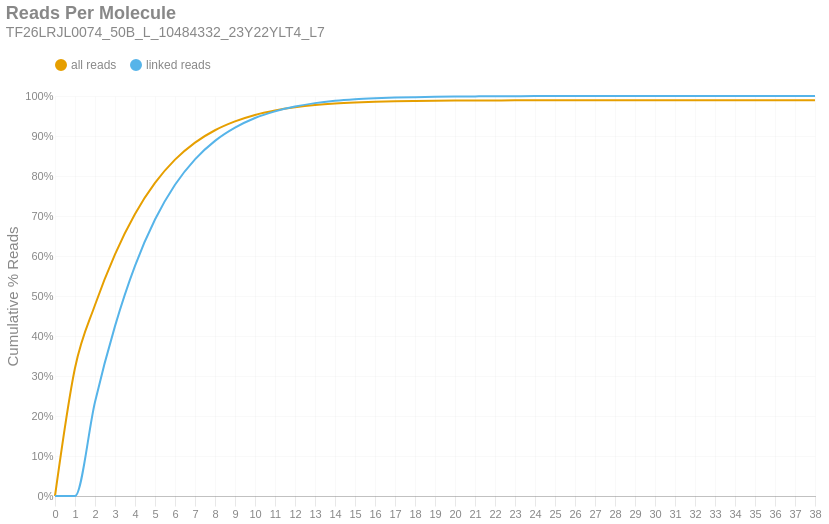

The cell this chart's notebook holds for it:
### Markdown cell above
### Reads per Molecule
This chart shows the cumulative distribution of the number of reads per linked molecule. That is, how many alignments are associated with a unique molecule. This excludes the number of reads associated with invalid or absent linked-read barcodes. The `linked` histogram is the percentages recalculated when disregarding singletons.

### Code cell
if SKIPLR:
    print_html(f"Skipped")
else:
    counts = np.bincount(valids['reads'].cast(pl.Int64).to_numpy())
    weighted = counts * np.arange(len(counts))
    all_perc = weighted / n_reads
    linked_perc = weighted / n_linked_reads
    linked_perc[1] = 0
    binned_df = pl.DataFrame({
        'readsper': list(range(len(counts))),
        'all reads (cumsum)': np.cumsum(all_perc).tolist(),
        'linked reads (cumsum)': np.cumsum(linked_perc).tolist(),
    })

    with SafeRender(binned_df):
        (
            density_plot(binned_df, 'Reads Per Molecule', samplename, 'readspmol')
            .encode(
                x=alt.X('readsper:O', title=None).axis(labelAngle=0).scale(padding=0),
                y=alt.Y('value:Q', title='Cumulative % Reads').axis(format='%').stack(False),
                color=alt.Color("key:N").scale(domain=["all reads", "linked reads"]),
                tooltip=[
                    alt.Tooltip("key:N", title="Data Type"),
                    alt.Tooltip("readsper:O", title="Reads Per Molecule"),
                    alt.Tooltip("value:Q", format=".2%", title="% Reads (Cum.)")
                ]            
            )
        ).display()

### Figure 1 — Vega-Lite specification as saved in the notebook (floating-point values rounded to 4 significant figures)
{"width": "container", "height": 400, "config": {"title": {"anchor": "start", "dy": -15, "fontSize": 18, "color": "#888888", "subtitleColor": "#888888", "subtitleFontSize": 14}, "arc": {"fill": "#0072B2"}, "axis": {"domainColor": "#888888", "domainWidth": 0.5, "gridWidth": 0.2, "grid": false, "titleFontWeight": 400, "titleFontSize": 15, "labelFontSize": 11, "labelColor": "#888888", "tickColor": "#888888", "tickWidth": 0.2, "titleColor": "#888888"}, "axisBand": {"grid": false}, "axisX": {"grid": true, "tickSize": 10, "domainCap": "round"}, "axisY": {"domain": false, "grid": true, "tickSize": 0, "domainCap": "round"}, "background": "transparent", "header": {"labelFontSize": 15, "labelColor": "#888888", "titleFontSize": 15, "titleFontWeight": 600, "titleColor": "#888888"}, "legend": {"labelFont": "sans-serif", "labelFontSize": 12, "labelColor": "#888888", "symbolSize": 100, "symbolType": "circle", "titleFontSize": 12, "titlePadding": 10, "titleColor": "#888888", "title": null, "orient": "top"}, "range": {"category": ["#E69F00", "#56B4E9", "#009E73", "#F0E442", "#0072B2", "#D55E00", "#CC79A7", "#000000"], "diverging": ["#cfe8f3", "#a2d4ec", "#73bfe2", "#46abdb", "#1696d2", "#12719e"]}, "area": {"fill": "#0072B2", "fillOpacity": 0.7, "line": true, "strokeOpacity": 0.7}, "line": {"color": "#0072B2", "stroke": "#0072B2", "strokeWidth": 2}, "trail": {"color": "#0072B2", "stroke": "#0072B2", "strokeWidth": 0, "size": 1}, "point": {"filled": true, "fillOpacity": 1.0, "size": 95}, "text": {"color": "#888888", "fontSize": 11, "align": "right", "fontWeight": 400, "size": 11}, "bar": {"fill": "#0072B2", "stroke": null}, "view": {"stroke": null, "continuousWidth": 660, "continuousHeight": 400}}, "data": {"name": "data-cd20a22828fd5824432f068d21594f97"}, "mark": {"type": "line", "interpolate": "monotone", "point": {"opacity": 0, "size": 275}}, "encoding": {"color": {"field": "key", "scale": {"domain": ["all reads", "linked reads"]}, "type": "nominal"}, "tooltip": [{"field": "key", "title": "Data Type", "type": "nominal"}, {"field": "readsper", "title": "Reads Per Molecule", "type": "ordinal"}, {"field": "value", "format": ".2%", "title": "% Reads (Cum.)", "type": "quantitative"}], "x": {"axis": {"labelAngle": 0}, "field": "readsper", "scale": {"padding": 0}, "title": null, "type": "ordinal"}, "y": {"axis": {"format": "%"}, "field": "value", "stack": false, "title": "Cumulative % Reads", "type": "quantitative"}}, "params": [{"name": "param_c36ac31b6afebe62", "select": {"type": "point", "fields": ["key"]}, "bind": "legend"}], "title": {"text": "Reads Per Molecule", "subtitle": "TF26LRJL0074_50B_L_10484332_23Y22YLT4_L7"}, "transform": [{"fold": ["all reads (cumsum)", "linked reads (cumsum)"]}, {"calculate": "replace(datum.key, ' (cumsum)', '')", "as": "key"}, {"filter": {"param": "param_c36ac31b6afebe62"}}], "usermeta": {"embedOptions": {"downloadFileName": "TF26LRJL0074_50B_L_10484332_23Y22YLT4_L7.readspmol"}}, "$schema": "https://vega.github.io/schema/vega-lite/v6.4.1.json", "datasets": {"data-cd20a22828fd5824432f068d21594f97": [{"readsper": 0, "all reads (cumsum)": 0.0, "linked reads (cumsum)": 0.0}, {"readsper": 1, "all reads (cumsum)": 0.3199, "linked reads (cumsum)": 0.0}, {"readsper": 2, "all reads (cumsum)": 0.4774, "linked reads (cumsum)": 0.2353}, {"readsper": 3, "all reads (cumsum)": 0.6043, "linked reads (cumsum)": 0.4247}, {"readsper": 4, "all reads (cumsum)": 0.7052, "linked reads (cumsum)": 0.5754}, {"readsper": 5, "all reads (cumsum)": 0.7827, "linked reads (cumsum)": 0.6912}, {"readsper": 6, "all reads (cumsum)": 0.8409, "linked reads (cumsum)": 0.7781}, {"readsper": 7, "all reads (cumsum)": 0.8835, "linked reads (cumsum)": 0.8417}, {"readsper": 8, "all reads (cumsum)": 0.9144, "linked reads (cumsum)": 0.8879}, {"readsper": 9, "all reads (cumsum)": 0.9365, "linked reads (cumsum)": 0.9209}, {"readsper": 10, "all reads (cumsum)": 0.9527, "linked reads (cumsum)": 0.9451}, {"readsper": 11, "all reads (cumsum)": 0.9637, "linked reads (cumsum)": 0.9616}, {"readsper": 12, "all reads (cumsum)": 0.9717, "linked reads (cumsum)": 0.9735}, {"readsper": 13, "all reads (cumsum)": 0.9775, "linked reads (cumsum)": 0.9822}, {"readsper": 14, "all reads (cumsum)": 0.9814, "linked reads (cumsum)": 0.9879}, {"readsper": 15, "all reads (cumsum)": 0.9839, "linked reads (cumsum)": 0.9917}, {"readsper": 16, "all reads (cumsum)": 0.9855, "linked reads (cumsum)": 0.9942}, {"readsper": 17, "all reads (cumsum)": 0.9868, "linked reads (cumsum)": 0.996}, {"readsper": 18, "all reads (cumsum)": 0.9875, "linked reads (cumsum)": 0.9972}, {"readsper": 19, "all reads (cumsum)": 0.9882, "linked reads (cumsum)": 0.9981}, {"readsper": 20, "all reads (cumsum)": 0.9886, "linked reads (cumsum)": 0.9987}, {"readsper": 21, "all reads (cumsum)": 0.9888, "linked reads (cumsum)": 0.9991}, {"readsper": 22, "all reads (cumsum)": 0.989, "linked reads (cumsum)": 0.9994}, {"readsper": 23, "all reads (cumsum)": 0.9891, "linked reads (cumsum)": 0.9996}, {"readsper": 24, "all reads (cumsum)": 0.9892, "linked reads (cumsum)": 0.9997}, {"readsper": 25, "all reads (cumsum)": 0.9893, "linked reads (cumsum)": 0.9998}, {"readsper": 26, "all reads (cumsum)": 0.9893, "linked reads (cumsum)": 0.9999}, {"readsper": 27, "all reads (cumsum)": 0.9894, "linked reads (cumsum)": 0.9999}, {"readsper": 28, "all reads (cumsum)": 0.9894, "linked reads (cumsum)": 0.9999}, {"readsper": 29, "all reads (cumsum)": 0.9894, "linked reads (cumsum)": 0.9999}, {"readsper": 30, "all reads (cumsum)": 0.9894, "linked reads (cumsum)": 1.0}, {"readsper": 31, "all reads (cumsum)": 0.9894, "linked reads (cumsum)": 1.0}, {"readsper": 32, "all reads (cumsum)": 0.9894, "linked reads (cumsum)": 1.0}, {"readsper": 33, "all reads (cumsum)": 0.9894, "linked reads (cumsum)": 1.0}, {"readsper": 34, "all reads (cumsum)": 0.9894, "linked reads (cumsum)": 1.0}, {"readsper": 35, "all reads (cumsum)": 0.9894, "linked reads (cumsum)": 1.0}, {"readsper": 36, "all reads (cumsum)": 0.9894, "linked reads (cumsum)": 1.0}, {"readsper": 37, "all reads (cumsum)": 0.9894, "linked reads (cumsum)": 1.0}, {"readsper": 38, "all reads (cumsum)": 0.9894, "linked reads (cumsum)": 1.0}]}}
